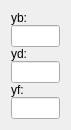
          <widget class="QWidget" name="verticalLayoutWidget_2">
           <property name="geometry">
            <rect>
             <x>605</x>
             <y>80</y>
             <width>71</width>
             <height>121</height>
            </rect>
           </property>
           <layout class="QVBoxLayout" name="verticalLayout_5">
            <property name="spacing">
             <number>0</number>
            </property>
            <item>
             <widget class="QLabel" name="label_yb">
              <property name="text">
               <string>yb:</string>
              </property>
             </widget>
            </item>
            <item>
             <widget class="QLineEdit" name="lineEdit_yb">
              <property name="readOnly">
               <bool>true</bool>
              </property>
             </widget>
            </item>
            <item>
             <widget class="QLabel" name="label_yd">
              <property name="text">
               <string>yd:</string>
              </property>
             </widget>
            </item>
            <item>
             <widget class="QLineEdit" name="lineEdit_yd">
              <property name="readOnly">
               <bool>true</bool>
              </property>
             </widget>
            </item>
            <item>
             <widget class="QLabel" name="label_yf">
              <property name="text">
               <string>yf:</string>
              </property>
             </widget>
            </item>
            <item>
             <widget class="QLineEdit" name="lineEdit_yf">
              <property name="readOnly">
               <bool>true</bool>
              </property>
             </widget>
            </item>
           </layout>
          </widget>
